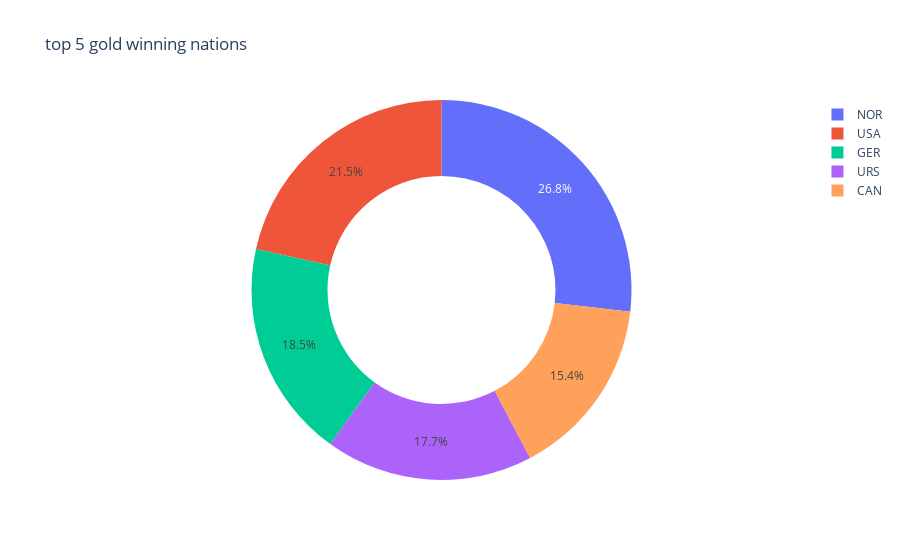

Notebook cell for this chart:
### Code cell
gold_medal=wo[wo['Medal']=='Gold'].groupby(['Country']).count().sort_values(by='Medal',ascending=False).reset_index()
line_colors=['red','blue','green','yellow','orange']
gold_medal_plot=px.pie(gold_medal.head(5),values='Medal',hole=0.6,names='Country',title='top 5 gold winning nations')
gold_medal_plot.show()

### Figure 1 — Plotly figure (JSON) as saved in the notebook; plotly's stock layout.template omitted (floating-point values rounded to 4 significant figures)
{"data": [{"domain": {"x": [0, 1], "y": [0, 1]}, "hole": 0.6, "hovertemplate": "Country=%{label}<br>Medal=%{value}<extra></extra>", "labels": ["NOR", "USA", "GER", "URS", "CAN"], "legendgroup": "", "name": "", "showlegend": true, "type": "pie", "values": [132, 106, 91, 87, 76]}], "layout": {"legend": {"tracegroupgap": 0}, "title": {"text": "top 5 gold winning nations"}}}
